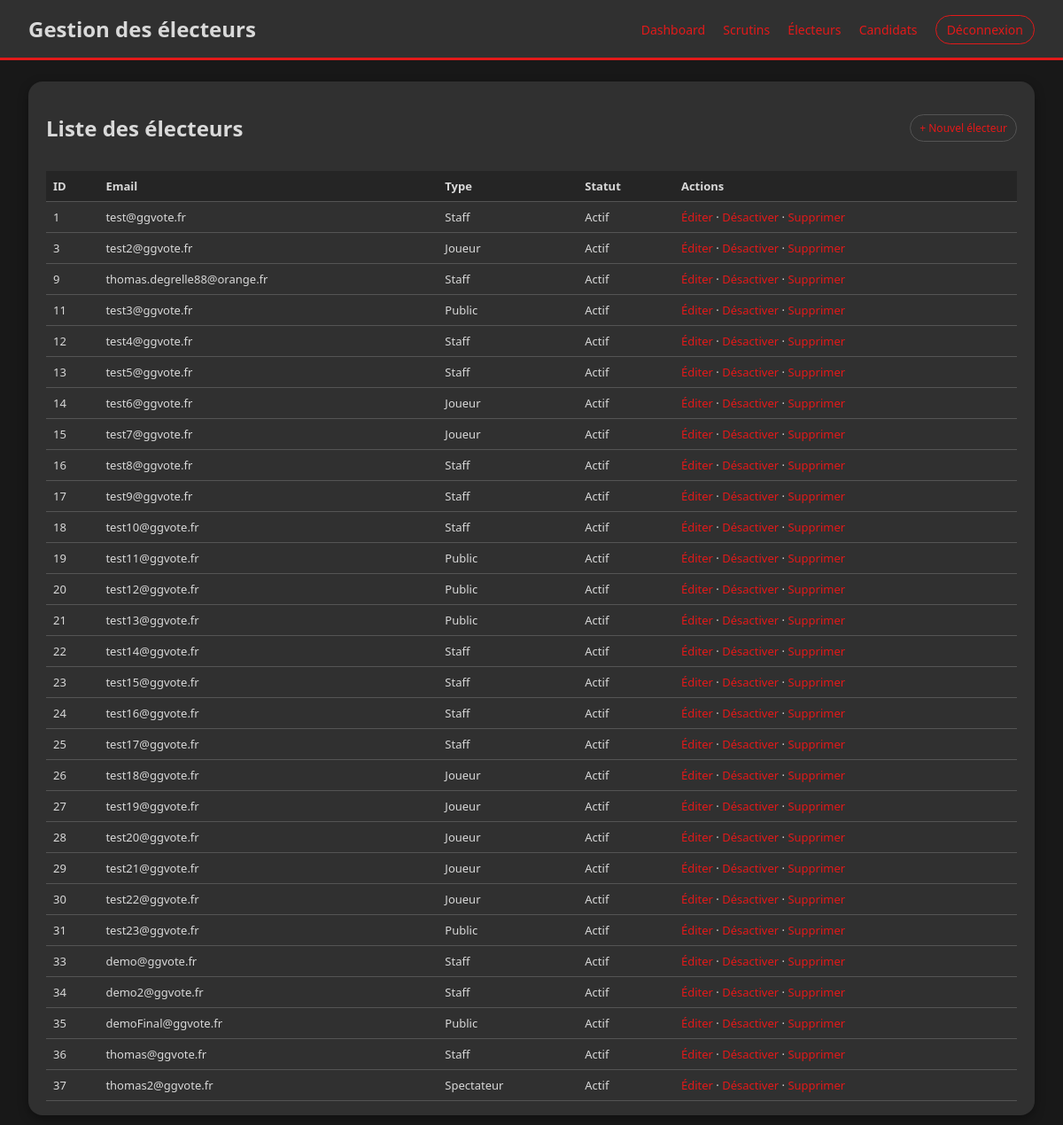
The app's page /admin/electeurs.php (signed in) with its own data.
### tables this page shows
CREATE TABLE IF NOT EXISTS `electeur` (
  `idelecteur` int NOT NULL AUTO_INCREMENT,
  `email` varchar(70) NOT NULL,
  `mot_de_passe` varchar(255) NOT NULL,
  `type` varchar(70) NOT NULL,
  `idadmin` int DEFAULT NULL,
  `actif` tinyint(1) NOT NULL DEFAULT '0',
  PRIMARY KEY (`idelecteur`),
  KEY `fk_electeur_admin` (`idadmin`)
);

### admin/electeurs.php (the view, shortened to what this page needs)
<?php
$connexion = dbconnect();
$sql = "SELECT * FROM electeur ORDER BY idelecteur ASC";
$stmt = $connexion->query($sql);
$electeurs = $stmt->fetchAll(PDO::FETCH_ASSOC);
?>
<!DOCTYPE html>
<html lang="fr">
<head>
    <link rel="stylesheet" href="admin.css">
</head>
<body>
<header class="admin-header">
    <h1>Gestion des électeurs</h1>
    <nav>
        <a href="index.php">Dashboard</a>
        <a href="scrutins.php">Scrutins</a>
        <a href="electeurs.php">Électeurs</a>
        <a href="candidats.php">Candidats</a>
        <a href="../index.php?disconnect=1" class="btn-logout">Déconnexion</a>
    </nav>
</header>
<main class="admin-main">
    <section class="panel">
        <div class="panel-header">
            <h2>Liste des électeurs</h2>
            <a href="electeur_form.php" class="btn-small">+ Nouvel électeur</a>
        </div>
        <?php if (count($electeurs) === 0): ?>
            <p>Aucun électeur pour le moment.</p>
        <?php else: ?>
            <table class="table-scrutins">
                <thead>
                    <tr>
                        <th>ID</th>
                        <th>Email</th>
                        <th>Type</th>
                        <th>Statut</th>
                        <th>Actions</th>
                    </tr>
                </thead>
                <tbody>
                <?php foreach ($electeurs as $e): ?>
                    <tr>
                        <td><?= (int)$e['idelecteur'] ?></td>
                        <td><?= htmlspecialchars($e['email']) ?></td>
                        <td><?= htmlspecialchars($e['type']) ?></td>
                        <td>
                            <?php
                                $actif  = isset($e['actif']) ? (int)$e['actif'] : 1;
                                $adminCreator = $e['idadmin'] ?? null;
                                if ($actif) {
                                    echo "Actif";
                                } else {
                                    if ($adminCreator === null) {
                                        echo "En attente de validation";
                                    } else {
                                        echo "Désactivé";
                                     }
                                }
                            ?>
                        </td>
                        <td>
                            <a href="electeur_form.php?id=<?= $e['idelecteur'] ?>">Éditer</a> ·
                            <?php if ($actif): ?>
                                <a href="electeur_action.php?id=<?= $e['idelecteur'] ?>&action=desactiver">
                                    Désactiver
                                </a> ·
                            <?php else: ?>
                                <a href="electeur_action.php?id=<?= $e['idelecteur'] ?>&action=activer">
                                    Activer
                                </a> ·
                            <?php endif; ?>
                            <a href="electeur_action.php?id=<?= $e['idelecteur'] ?>&action=supprimer"
                               onclick="return confirm('Supprimer définitivement cet électeur ?');">
                                Supprimer
                            </a>
                        </td>
                    </tr>
                <?php endforeach; ?>
                </tbody>
            </table>
        <?php endif; ?>
    </section>
</main>
</body>
</html>

### admin/admin.css (style rules this page uses)
body { margin: 0; font-family: 'Exo 2', system-ui, -apple-system, BlinkMacSystemFont, sans-serif; background-color: #181818; color: #D9D9D9; }
a { color: #e31919; text-decoration: none; }
.admin-header { background-color: #303030; padding: 16px 32px; display: flex; align-items: center; justify-content: space-between; border-bottom: 3px solid #e31919; }
.admin-header h1 { margin: 0; font-size: 24px; }
.admin-header nav a { margin-left: 16px; font-size: 14px; }
.btn-logout { padding: 6px 12px; border-radius: 999px; border: 1px solid #e31919; }
.admin-main { padding: 24px 32px; }
.panel { background-color: #303030; border-radius: 16px; padding: 16px 20px; box-shadow: 0 4px 12px rgba(0,0,0,0.35); }
.panel-header { display: flex; justify-content: space-between; align-items: center; margin-bottom: 12px; }
.btn-small { padding: 6px 10px; border-radius: 999px; border: 1px solid #545454; font-size: 12px; }
.table-scrutins { width: 100%; border-collapse: collapse; font-size: 13px; }
.table-scrutins th, .table-scrutins td { padding: 8px; border-bottom: 1px solid #545454; text-align: left; }
.table-scrutins th { font-weight: 600; background-color: #252525; }
.panel-header { display: flex; align-items: center; justify-content: space-between; gap: 16px; flex-wrap: wrap; }

### records on screen
electeur: idelecteur "1", email "test@ggvote.fr", type "Staff", actif "Actif"
electeur: idelecteur "3", email "test2@ggvote.fr", type "Joueur", actif "Actif"
electeur: idelecteur "9", email "thomas.degrelle88@orange.fr", type "Staff", actif "Actif"
electeur: idelecteur "11", email "test3@ggvote.fr", type "Public", actif "Actif"
electeur: idelecteur "12", email "test4@ggvote.fr", type "Staff", actif "Actif"
electeur: idelecteur "13", email "test5@ggvote.fr", type "Staff", actif "Actif"
electeur: idelecteur "14", email "test6@ggvote.fr", type "Joueur", actif "Actif"
electeur: idelecteur "15", email "test7@ggvote.fr", type "Joueur", actif "Actif"
electeur: idelecteur "16", email "test8@ggvote.fr", type "Staff", actif "Actif"
electeur: idelecteur "17", email "test9@ggvote.fr", type "Staff", actif "Actif"
electeur: idelecteur "18", email "test10@ggvote.fr", type "Staff", actif "Actif"
electeur: idelecteur "19", email "test11@ggvote.fr", type "Public", actif "Actif"
electeur: idelecteur "20", email "test12@ggvote.fr", type "Public", actif "Actif"
electeur: idelecteur "21", email "test13@ggvote.fr", type "Public", actif "Actif"
electeur: idelecteur "22", email "test14@ggvote.fr", type "Staff", actif "Actif"
electeur: idelecteur "23", email "test15@ggvote.fr", type "Staff", actif "Actif"
electeur: idelecteur "24", email "test16@ggvote.fr", type "Staff", actif "Actif"
electeur: idelecteur "25", email "test17@ggvote.fr", type "Staff", actif "Actif"
electeur: idelecteur "26", email "test18@ggvote.fr", type "Joueur", actif "Actif"
electeur: idelecteur "27", email "test19@ggvote.fr", type "Joueur", actif "Actif"
electeur: idelecteur "28", email "test20@ggvote.fr", type "Joueur", actif "Actif"
electeur: idelecteur "29", email "test21@ggvote.fr", type "Joueur", actif "Actif"
electeur: idelecteur "30", email "test22@ggvote.fr", type "Joueur", actif "Actif"
electeur: idelecteur "31", email "test23@ggvote.fr", type "Public", actif "Actif"
electeur: idelecteur "33", email "demo@ggvote.fr", type "Staff", actif "Actif"
electeur: idelecteur "34", email "demo2@ggvote.fr", type "Staff", actif "Actif"
electeur: idelecteur "35", email "demoFinal@ggvote.fr", type "Public", actif "Actif"
electeur: idelecteur "36", email "thomas@ggvote.fr", type "Staff", actif "Actif"
electeur: idelecteur "37", email "thomas2@ggvote.fr", type "Spectateur", actif "Actif"
